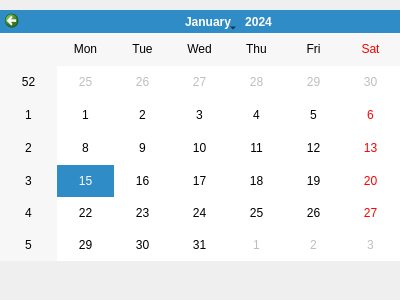
<?xml version="1.0" encoding="UTF-8"?>
<ui version="4.0">
 <class>CalendarForm</class>
 <widget class="QWidget" name="CalendarForm">
  <property name="geometry">
   <rect>
    <x>0</x>
    <y>0</y>
    <width>400</width>
    <height>300</height>
   </rect>
  </property>
  <property name="windowTitle">
   <string>Form</string>
  </property>
  <widget class="QCalendarWidget" name="calendarWidget">
   <property name="geometry">
    <rect>
     <x>0</x>
     <y>10</y>
     <width>456</width>
     <height>251</height>
    </rect>
   </property>
  </widget>
 </widget>
 <resources/>
 <connections/>
</ui>
